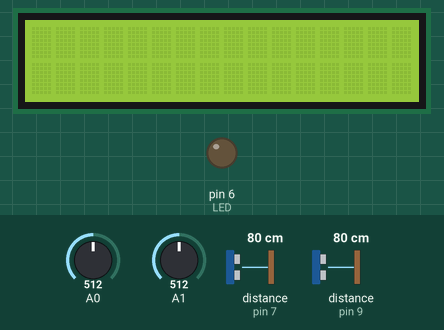
The sketch below on a simulated Arduino Uno, built with avr-gcc and run on an emulated ATmega328P. On the bench: 16×2 character LCD, output pins drawn as LEDs (lit = HIGH). Wiring (inferred from the names in the program): 2 × ultrasonic range finder: trigger pin 8, echo pin 7 / trigger pin 10, echo pin 9. Inputs (shaded band) come from the test bench; at power-on: distance to the obstacle (sensors on pin 7, pin 9) 80 cm, A0 = 512, A1 = 512. The echo pulse lasts 58.3 µs per cm; pins used as bus, display or sensor lines are not drawn; what the sketch prints to the serial monitor is not drawn.

Above: at 5.6 s.
5.7 s: distance to the obstacle (sensor on pin 7) set to 13 cm
15.1 s: distance to the obstacle (sensor on pin 7) set to 10 cm
At 18.83 s:
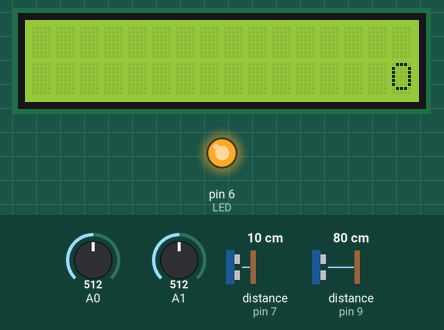
20.8 s: distance to the obstacle (sensor on pin 9) set to 2 cm
At 26.9 s:
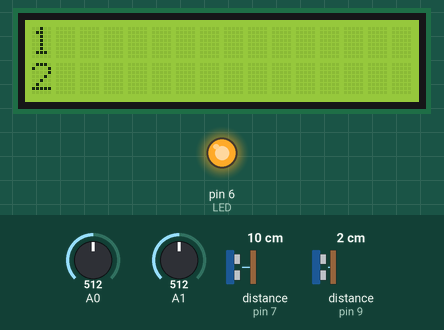
Timing chart, 0 to 28.4 s (numbered marks = the images above; inputs shaded):
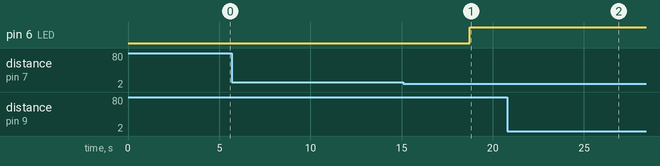

Measured:
- the behaviour switches between 12 and 11 cm on distance to the obstacle (sensor on pin 7) (found by bisection; images 0 and 1)
- after the input at 15.1 s, pin 6 (LED): LOW → HIGH after 3.6 s; the display: first differs from a run without the input after 3.6 s (image 1)
- after the input at 20.8 s, the display: first differs from a run without the input after 1.5 s (image 2 shows a later state)
- what the display in image 2 shows lasts 1.0 s, from 26.2 s to 27.2 s

The sketch:

Arduino_Uno_Pro.ino
```cpp
// include the library code:
#include <LiquidCrystal.h>
#include <LedControl.h>

// LCD Pines
const int rs = 12, en = 11, d4 = 5, d5 = 4, d6 = 3, d7 = 2;
LiquidCrystal lcd(rs, en, d4, d5, d6, d7);

// LED PINES
int LED = 6;

// HC-SR04 Pines
int TRIG = 10;
int ECHO = 9;
int DURACION, DISTANCIA;

int TRIG1 = 8;
int ECHO1 = 7;
int DURACION1, DISTANCIA1;


// Photoelectric Sensor Pines
void setup() {
  // set up the LCD's number of columns and rows:
  lcd.begin(16, 2);
  delay(1000);

  // HC-SR04 PinMode
  pinMode(TRIG, OUTPUT);
  pinMode(ECHO, INPUT);
  pinMode(TRIG1, OUTPUT);
  pinMode(ECHO1, INPUT);
  Serial.begin(9600);  		// inicializacion de comunicacion serial a 9600 bps

  // LED PinMode
  pinMode(LED, OUTPUT);

}

void loop() {

  //-----------------BOX ONE --------------------------------
  //-------------- CODE FOR HC-SR04-------------------------
  digitalWrite(TRIG, HIGH); 		// generacion del pulso a enviar
  delay(1);				// al pin conectado al trigger
  digitalWrite(TRIG, LOW);		// del sensor


  DURACION = pulseIn(ECHO, HIGH);	// con funcion pulseIn se espera un pulso
  DISTANCIA = DURACION / 58.2;		// distancia medida en centimetros
  Serial.print("Distancia del Objeto 1: ");
  Serial.println(DISTANCIA);		// envio de valor de distancia por monitor serial
  Serial.println(" cm");
  delay(100);

  //Code for Fotoresistence
  // read the input on analog pin A0 - Box1
  int sensorValue1 = analogRead(A0);
  // print out the value you read:
  Serial.println("1: ");
  Serial.println(sensorValue1);
  delay(100);  // delay in between reads for stability

  // Puerta Abierta Sin Ojeto
  if(DISTANCIA >= 10 && sensorValue1 <= 499){
    digitalWrite(LED, HIGH); //Indicates if the door is Open

    // CODE FOR LCD
    lcd.setCursor(0, 0); // Move the LCD to the left
    lcd.print("No object found on 1");
    }
  // Puerta abierta Con Objeto Esperado


  if(DISTANCIA <=10 && 940 <=sensorValue1 <= 989){
    digitalWrite(LED, HIGH); //Indicates if the door is Open
    //digitalWrite(LED, LOW);

    // CODE FOR LCD
    // Move the LCD to the left
    lcd.setCursor(0, 0);
    lcd.print("Object found on 1");
  }

  // Puerta Cerrada con Objeto
     //** Poner led para la puerta y solo marcar objeto en el LCDs
  if(DISTANCIA <=10 && sensorValue1 >= 1020 ){
    digitalWrite(LED, LOW); //Indicates if the door is Close

    // CODE FOR LCD
    lcd.setCursor(0, 0);
    lcd.print("Object Inside on 1");  // Move the LCD to the left
  }


  // Puerta Cerrada sin objeto
  if(DISTANCIA >=10 && (sensorValue1 >= 995 && sensorValue1 <= 1019)){
    digitalWrite(LED, LOW); //Indicates if the door is Close

    // CODE FOR LCD
    lcd.setCursor(0, 0);
    lcd.print("No Object found on 1"); // Move the LCD to the left
  }


  //-----------------BOX TWO --------------------------------

  digitalWrite(TRIG1, HIGH); 		// generacion del pulso a enviar
  delay(1);				// al pin conectado al trigger
  digitalWrite(TRIG1, LOW);		// del sensor


  DURACION1 = pulseIn(ECHO1, HIGH);	// con funcion pulseIn se espera un pulso
  DISTANCIA1 = DURACION1 / 58.2;		// distancia medida en centimetros
  Serial.print("Distancia del Objeto 2: ");
  Serial.println(DISTANCIA1);		// envio de valor de distancia por monitor serial
  Serial.println(" cm");
  delay(100);
   // read the input on analog pin 1 - Box 2:
  int sensorValue2 = analogRead(A1);
  // print out the value you read:
  Serial.println("2: ");
  Serial.println(sensorValue2);
  delay(500);  // delay in between reads for stability

  // Puerta Abierta Sin Ojeto
  if(DISTANCIA1 >= 10 && sensorValue2 <= 499){
    digitalWrite(LED, HIGH); //Indicates if the door is Open

    // CODE FOR LCD
    lcd.setCursor(0, 1);
    lcd.write("No object found on 2"); // Move the LCD to the left
    }


  // Puerta abierta Con Objeto Esperado
  if(DISTANCIA1 <=10 && 940 <=sensorValue2 <= 989){
    digitalWrite(LED, HIGH); //Indicates if the door is Open

    // CODE FOR LCD
    lcd.setCursor(0, 1);
    lcd.write("Object found on 2"); // Move the LCD to the left
  }


  // Puerta Cerrada con Objeto
     //** Poner led para la puerta y solo marcar objeto en el LCDs
  if(DISTANCIA1 <=10 && sensorValue2 >= 1020 ){
    digitalWrite(LED, LOW); //Indicates if the door is Close

    // CODE FOR LCD
    lcd.setCursor(0, 1);
    lcd.print("Object Inside on 2");  // Move the LCD to the left
  }


  // Puerta Cerrada sin objeto
  if(DISTANCIA1 >=10 && (sensorValue2 >= 995 && sensorValue2 <= 1019)){
    digitalWrite(LED, LOW); //Indicates if the door is Close

    // CODE FOR LCD
    lcd.setCursor(0, 1);  // Move the LCD to the left
    lcd.print("No Object found on 2");
  }

   //---------------------------------------------------


  for (int positionCounter = 0; positionCounter < 16; positionCounter++) {
    // scroll one position left:
    lcd.scrollDisplayLeft();
    // wait a bit:
    delay(200);
  }

  // Turn off the display:
  lcd.noDisplay();
  delay(100);
  // Turn on the display:
  lcd.display();
  delay(100);


}
```
